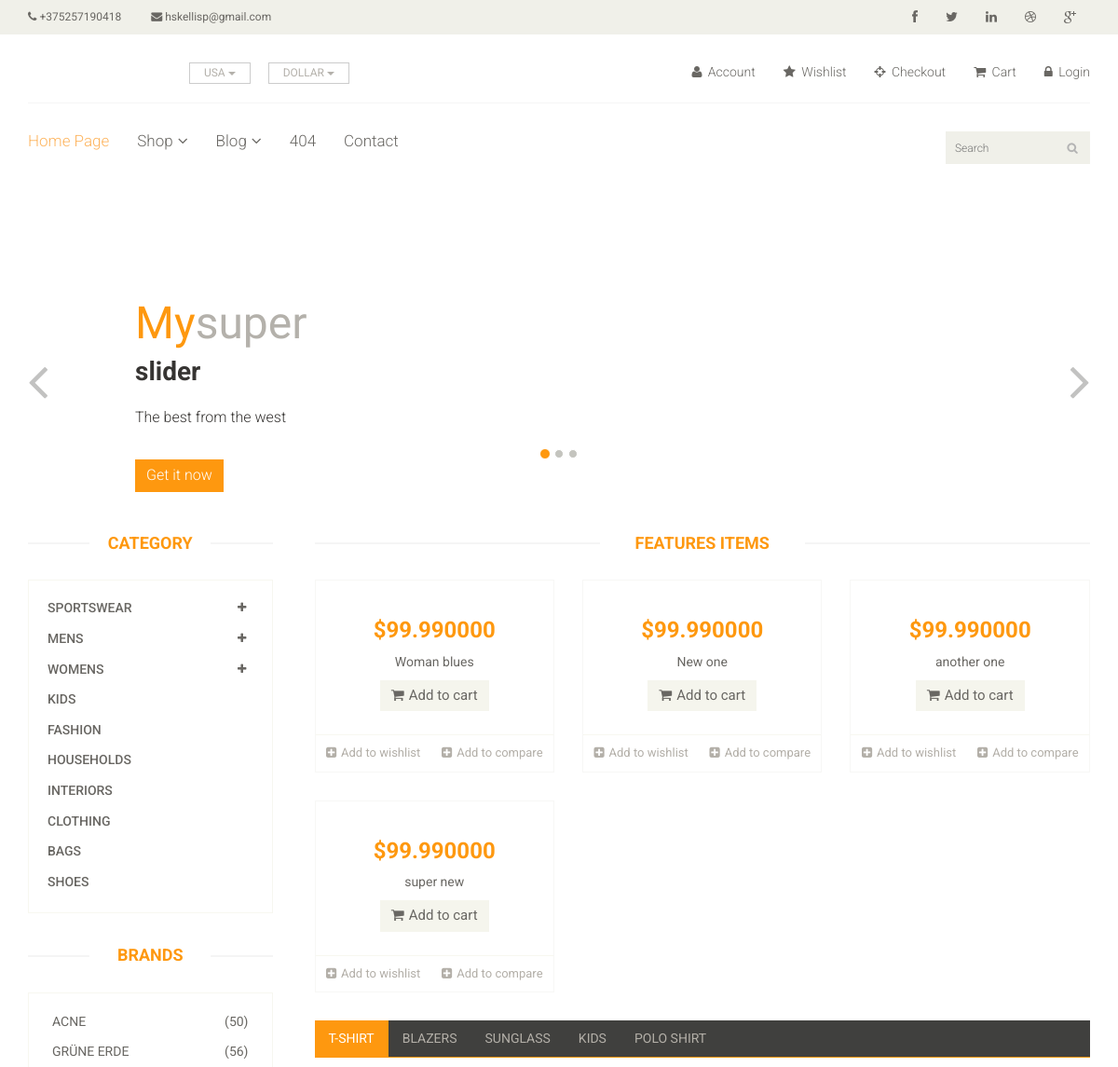
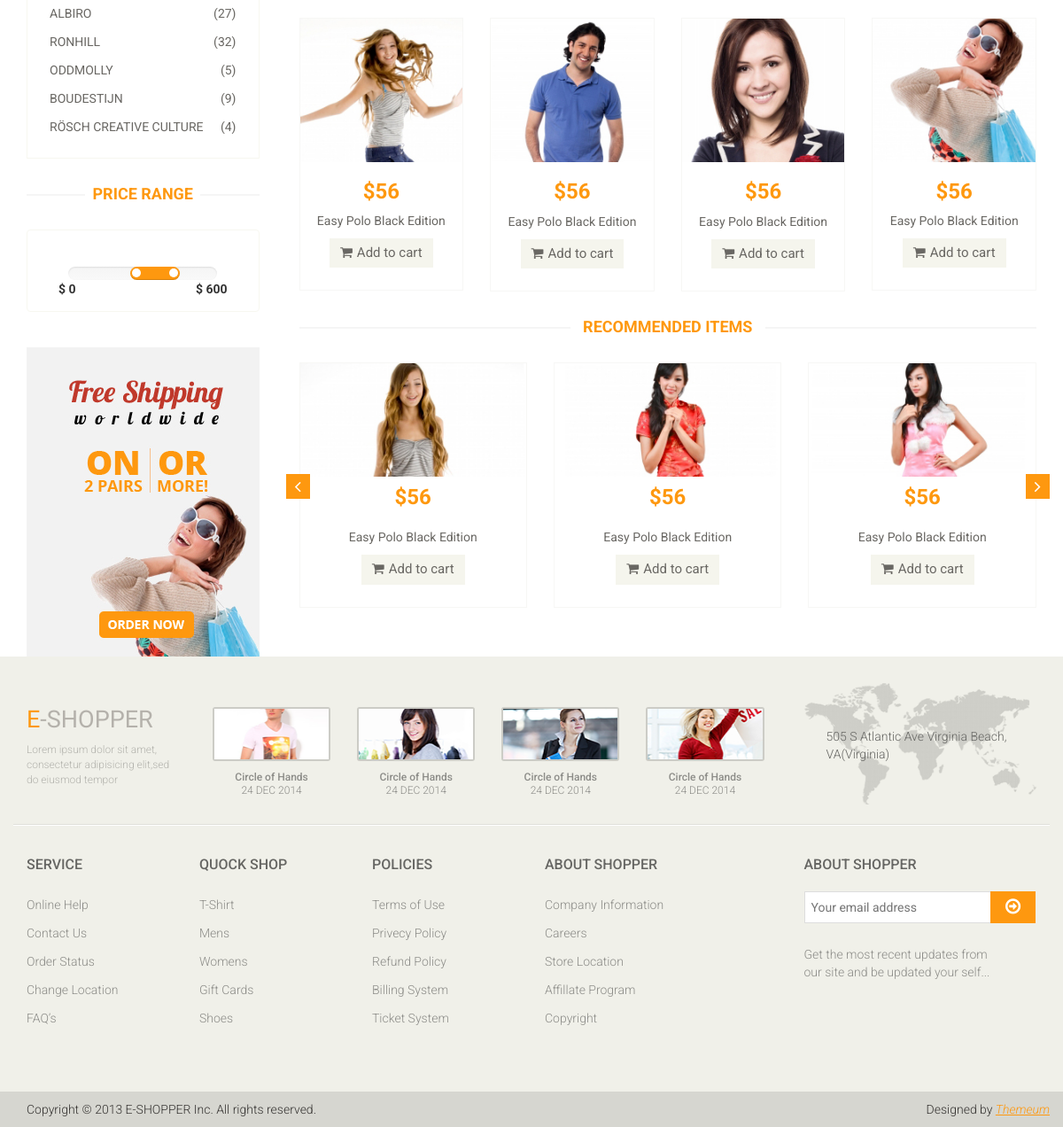
The page / on the database its author committed (2 pictures, top to bottom).
### app/models.py (models this page shows, shortened)
class App(models.Model):
    name = models.CharField(max_length=255)
    phone = models.CharField(max_length=255)
    email = models.CharField(max_length=255)
    logo = models.ImageField(upload_to=upload_image_path, null=True, blank=True)
    social_links = models.ManyToManyField(Social)
    pages = models.ForeignKey(Page)

class Page(models.Model):
    name = models.CharField(max_length=255)
    slug =  models.CharField(max_length=255)
    url =  models.CharField(max_length=255)
    def __str__(self):
        return self.name

class Slider(models.Model):
    name = models.CharField(max_length=255)
    span = models.CharField(max_length=255)
    title = models.CharField(max_length=255)
    title_2 = models.CharField(max_length=255)
    description = models.TextField()
    image = models.ImageField(upload_to=upload_image_path, null=True, blank=True)

### products/models.py (models this page shows, shortened)
class Product(models.Model):
    title =  models.CharField(max_length=255)
    slug = models.SlugField(blank=True)
    description = models.TextField()
    price =  models.DecimalField(decimal_places=6, max_digits=20, default=99.99)
    image = models.ImageField(upload_to=upload_image_path, null=True, blank=True)
    imgdetail = models.ImageField(upload_to=upload_image_path, null=True, blank=True)
    category = models.CharField(max_length=255)
    availability = models.CharField(max_length=255)
    condition = models.CharField(max_length=255)
    brand = models.CharField(max_length=255)
    featured = models.BooleanField(default=False)
    objects = ProductManager()

### ecommerce/views.py (the view)
# urls.py: url(r'^$', home_view, name='home'),
def home_view(request):
    object_list = App.objects.all()
    product_list = Product.objects.all()
    slider_list = Slider.objects.all()
    context={
        'object_list':object_list,
        'slider_list':slider_list,
        'product_list':product_list
    }
    return render(request, "index.html", context)

### products/models.py (called while the page is built)
    def get_queryset(self):
        return ProductQuerySet(self.model, using=self._db)

### templates/index.html
{% extends "base/base.html" %}
{% block content %}
{% include "main/slider.html" %}
<section>
		<div class="container">
			<div class="row">
				<div class="col-sm-3">
					<div class="left-sidebar">
            {% include "main/category_bar.html" %}
            {% include "main/brands.html" %}
            {% include "main/range_price.html" %}
            {% include "main/shiping.html" %}
          </div>
        </div>
        <div class="col-sm-9 padding-right">
          {% include "main/featured_items.html" %}
          {% include "main/category_tabs.html" %}
          {% include "main/recomended.html" %}
        </div>
      </div>
  </div>
</section>
{% endblock %}

### templates/base/header.html (shortened to what this page needs)
{% load static %}
{% for header in object_list %}
<header id="header">
		<div class="header_top">
			<div class="container">
				<div class="row">
					<div class="col-sm-6">
						<div class="contactinfo">
							<ul class="nav nav-pills">
								<li><a href="#"><i class="fa fa-phone"></i> {{header.phone}}</a></li>
								<li><a href="#"><i class="fa fa-envelope"></i> {{header.email}}</a></li>
							</ul>
						</div>
					</div>
					<div class="col-sm-6">
						<div class="social-icons pull-right">
							<ul class="nav navbar-nav">
								<li><a href="#"><i class="fa fa-facebook"></i></a></li>
								<li><a href="#"><i class="fa fa-twitter"></i></a></li>
								<li><a href="#"><i class="fa fa-linkedin"></i></a></li>
								<li><a href="#"><i class="fa fa-dribbble"></i></a></li>
								<li><a href="#"><i class="fa fa-google-plus"></i></a></li>
							</ul>
						</div>
					</div>
				</div>
			</div>
		</div>
		<div class="header-middle">
			<div class="container">
				<div class="row">
					<div class="col-sm-4">
						<div class="btn-group pull-right">
							<div class="btn-group">
								<button type="button" class="btn btn-default dropdown-toggle usa" data-toggle="dropdown">
									USA
									<span class="caret"></span>
								</button>
							</div>
							<div class="btn-group">
								<button type="button" class="btn btn-default dropdown-toggle usa" data-toggle="dropdown">
									DOLLAR
									<span class="caret"></span>
								</button>
							</div>
						</div>
					</div>
					<div class="col-sm-8">
						<div class="shop-menu pull-right">
							<ul class="nav navbar-nav">
								<li><a href="#"><i class="fa fa-user"></i> Account</a></li>
								<li><a href="#"><i class="fa fa-star"></i> Wishlist</a></li>
								<li><a href="checkout.html"><i class="fa fa-crosshairs"></i> Checkout</a></li>
								<li><a href="cart.html"><i class="fa fa-shopping-cart"></i> Cart</a></li>
								<li><a href="login.html"><i class="fa fa-lock"></i> Login</a></li>
							</ul>
						</div>
					</div>
				</div>
			</div>
		</div>
		<div class="header-bottom">
			<div class="container">
				<div class="row">
					<div class="col-sm-9">
						<div class="mainmenu pull-left">
							<ul class="nav navbar-nav collapse navbar-collapse">
								<li><a href="index.html" class="active">{{ header.pages}}</a></li>
								<li class="dropdown"><a href="#">Shop<i class="fa fa-angle-down"></i></a>
                                </li>
								<li class="dropdown"><a href="#">Blog<i class="fa fa-angle-down"></i></a>
                                </li>
								<li><a href="404.html">404</a></li>
								<li><a href="contact-us.html">Contact</a></li>
							</ul>
						</div>
					</div>
					<div class="col-sm-3">
						<div class="search_box pull-right">
							<input type="text" placeholder="Search"/>
						</div>
					</div>
				</div>
			</div>
		</div>
	</header>
{% endfor %}

### templates/main/slider.html (shortened to what this page needs)
{% load static %}
<section id="slider">
		<div class="container">
			<div class="row">
				<div class="col-sm-12">
					<div id="slider-carousel" class="carousel slide" data-ride="carousel">
						<ol class="carousel-indicators">
							<li data-target="#slider-carousel" data-slide-to="0" class="active"></li>
							<li data-target="#slider-carousel" data-slide-to="1"></li>
							<li data-target="#slider-carousel" data-slide-to="2"></li>
						</ol>
						<div class="carousel-inner">
								{% for slide in slider_list %}
								<div class="item active">
									<div class="col-sm-6">
										<h1><span>{{ slide.span }}</span>{{ slide.title }}</h1>
										<h2>{{ slide.title_2 }}</h2>
										<p>{{ slide.description }}</p>
										<button type="button" class="btn btn-default get">Get it now</button>
									</div>
									<div class="col-sm-6">
									</div>
								</div>
								{% endfor %}
						</div>
						<a href="#slider-carousel" class="left control-carousel hidden-xs" data-slide="prev">
							<i class="fa fa-angle-left"></i>
						</a>
						<a href="#slider-carousel" class="right control-carousel hidden-xs" data-slide="next">
							<i class="fa fa-angle-right"></i>
						</a>
					</div>
				</div>
			</div>
		</div>
	</section>

### templates/main/featured_items.html (shortened to what this page needs)
{% load static %}
<div class="features_items">
	<h2 class="title text-center">Features Items</h2>
		{% for pr in product_list %}
			<div class="col-sm-4">
				<div class="product-image-wrapper">
					<div class="single-products">
							<div class="productinfo text-center">
								<h2>${{pr.price}}</h2>
								<p>{{pr.title}}</p>
								<a href="#" class="btn btn-default add-to-cart"><i class="fa fa-shopping-cart"></i>Add to cart</a>
							</div>
							<div class="product-overlay">
								<div class="overlay-content">
								</div>
							</div>
					</div>
					<div class="choose">
						<ul class="nav nav-pills nav-justified">
							<li><a href="#"><i class="fa fa-plus-square"></i>Add to wishlist</a></li>
							<li><a href="#"><i class="fa fa-plus-square"></i>Add to compare</a></li>
						</ul>
					</div>
				</div>
			</div>
		{% endfor %}
</div>

### rows shown on the page
App: phone "+375257190418", email "hskellisp@gmail.com", pages "Home Page"
Slider: span "My", title "super", title_2 "slider", description "The best from the west"
Product: price "99.990000", title "Woman blues"
Product: price "99.990000", title "New one"
Product: price "99.990000", title "another one"
Product: price "99.990000", title "super new"
